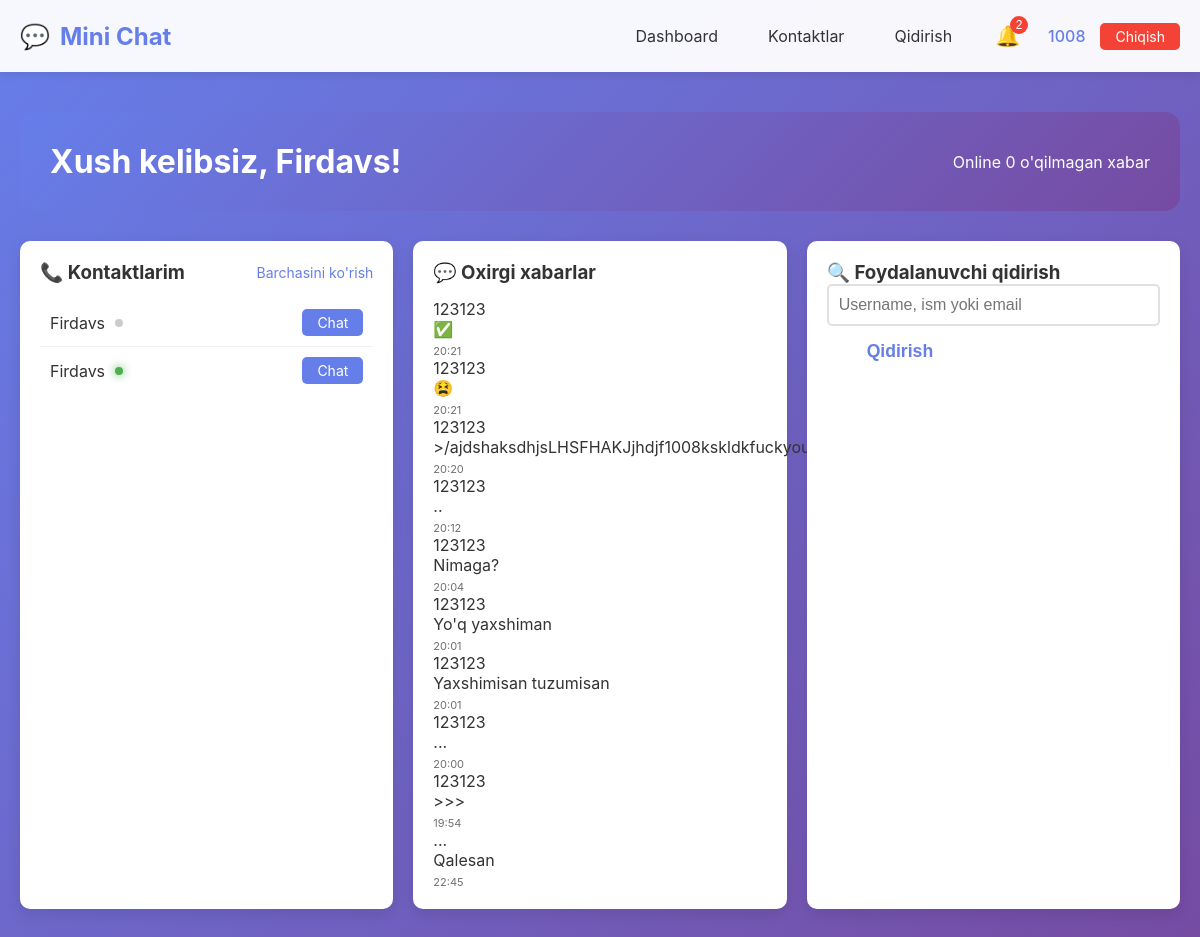
Page /dashboard (signed in) on the committed database.
### models.py (models this page shows, shortened)
class User(UserMixin, db.Model):
    __tablename__ = 'user'
    id = db.Column(db.Integer, primary_key=True)
    username = db.Column(db.String(80), unique=True, nullable=False)
    email = db.Column(db.String(120), unique=True, nullable=False)
    password_hash = db.Column(db.String(200), nullable=False)
    first_name = db.Column(db.String(50))
    last_name = db.Column(db.String(50))
    bio = db.Column(db.Text, nullable=True)
    profile_pic = db.Column(db.String(200), default='default.jpg')
    is_online = db.Column(db.Boolean, default=False)
    last_seen = db.Column(db.DateTime, default=datetime.now)
    created_at = db.Column(db.DateTime, default=datetime.now)
    sent_messages = db.relationship('Message',
                                   foreign_keys='Message.sender_id',
                                   backref='sender',
                                   lazy='dynamic')
    received_messages = db.relationship('Message',
                                      foreign_keys='Message.receiver_id',
                                      backref='receiver',
                                      lazy='dynamic')
    contact_list = db.relationship('User',
                                 secondary=contacts,
                                 primaryjoin=(contacts.c.user_id == id),
                                 secondaryjoin=(contacts.c.contact_id == id),
                                 backref=db.backref('added_by', lazy='dynamic'),
                                 lazy='dynamic')
    def get_contacts(self):
        return self.contact_list.all()
    def get_unread_messages_count(self):
        return Message.query.filter_by(receiver_id=self.id, is_read=False).count()

class Message(db.Model):
    __tablename__ = 'message'
    id = db.Column(db.Integer, primary_key=True)
    sender_id = db.Column(db.Integer, db.ForeignKey('user.id'), nullable=False)
    receiver_id = db.Column(db.Integer, db.ForeignKey('user.id'), nullable=False)
    content = db.Column(db.Text, nullable=False)
    timestamp = db.Column(db.DateTime, default=datetime.now)
    is_read = db.Column(db.Boolean, default=False)

### app.py (the view)
@app.route('/dashboard')
@login_required
def dashboard():
    recent_messages = Message.query.filter(
        (Message.sender_id == current_user.id) | (Message.receiver_id == current_user.id)
    ).order_by(Message.timestamp.desc()).limit(10).all()
    contacts = current_user.get_contacts()
    unread_count = current_user.get_unread_messages_count()
    return render_template('dashboard.html',
                         recent_messages=recent_messages,
                         contacts=contacts,
                         unread_count=unread_count)

### app.py (called while the page is built)
@login_manager.user_loader
def load_user(user_id):
    return User.query.get(int(user_id))

### templates/dashboard.html (shortened to what this page needs)
{% extends "base.html" %}
{% block content %}
<div class="dashboard">
    <div class="dashboard-header">
        <h1>Xush kelibsiz, {{ current_user.first_name or current_user.username }}!</h1>
        <div class="user-status">
            <span class="status-badge {% if current_user.is_online %}online{% else %}offline{% endif %}">
                {{ "Online" if current_user.is_online else "Offline" }}
            </span>
            <span class="unread-badge">{{ unread_count }} o'qilmagan xabar</span>
        </div>
    </div>
    <div class="dashboard-grid">
        <div class="dashboard-card">
            <div class="card-header">
                <h3>📞 Kontaktlarim</h3>
                <a href="{{ url_for('contacts') }}" class="card-link">Barchasini ko'rish</a>
            </div>
            <div class="contacts-list">
                {% if contacts %}
                    {% for contact in contacts[:5] %}
                        <div class="contact-item">
                            <div class="contact-info">
                                <span class="contact-name">{{ contact.first_name or contact.username }}</span>
                                <span class="contact-status {% if contact.is_online %}online{% endif %}"></span>
                            </div>
                            <a href="{{ url_for('chat', user_id=contact.id) }}" class="btn-chat">Chat</a>
                        </div>
                    {% endfor %}
                {% else %}
                    <p class="empty-state">Kontaktlar mavjud emas</p>
                    <a href="{{ url_for('search_users') }}" class="btn btn-secondary">Kontakt qidirish</a>
                {% endif %}
            </div>
        </div>
        <div class="dashboard-card">
            <div class="card-header">
                <h3>💬 Oxirgi xabarlar</h3>
            </div>
            <div class="recent-messages">
                {% if recent_messages %}
                    {% for message in recent_messages %}
                        {% set other_user = message.sender if message.receiver_id == current_user.id else message.receiver %}
                        <div class="message-preview {% if not message.is_read and message.receiver_id == current_user.id %}unread{% endif %}">
                            <div class="message-sender">{{ other_user.username }}</div>
                            <div class="message-content">{{ message.content[:50] }}{% if message.content|length > 50 %}...{% endif %}</div>
                            <div class="message-time">{{ message.timestamp.strftime('%H:%M') }}</div>
                        </div>
                    {% endfor %}
                {% else %}
                    <p class="empty-state">Hali xabarlar yo'q</p>
                {% endif %}
            </div>
        </div>
        <div class="dashboard-card">
            <h3>🔍 Foydalanuvchi qidirish</h3>
            <form action="{{ url_for('search_users') }}" method="GET" class="quick-search">
                <input type="text" name="search" placeholder="Username, ism yoki email" class="form-control">
                <button type="submit" class="btn btn-primary">Qidirish</button>
            </form>
        </div>
    </div>
</div>
{% endblock %}

### templates/base.html (shortened to what this page needs)
<!DOCTYPE html>
<html lang="uz">
<head>
    <link rel="stylesheet" href="{{ url_for('static', filename='style.css') }}">
</head>
<body>
    <nav class="navbar">
        <div class="nav-container">
            <div class="nav-brand">
                <a href="{{ url_for('index') }}" class="brand-link">
                    <span class="brand-icon">💬</span>
                    <span class="brand-text">Mini Chat</span>
                </a>
            </div>
            <div class="nav-menu">
                {% if current_user.is_authenticated %}
                    <a href="{{ url_for('dashboard') }}" class="nav-link">Dashboard</a>
                    <a href="{{ url_for('contacts') }}" class="nav-link">Kontaktlar</a>
                    <a href="{{ url_for('search_users') }}" class="nav-link">Qidirish</a>
                    <div class="notifications-dropdown">
                        <button class="notifications-btn" onclick="toggleNotifications()">
                            🔔
                            <span class="notification-badge" id="notificationBadge">0</span>
                        </button>
                    </div>
                    <div class="user-menu">
                        <span class="username">{{ current_user.username }}</span>
                        <a href="{{ url_for('logout') }}" class="logout-btn">Chiqish</a>
                    </div>
                {% else %}
                    <a href="{{ url_for('login') }}" class="nav-link">Kirish</a>
                    <a href="{{ url_for('register') }}" class="nav-link register-btn">Ro'yxatdan o'tish</a>
                {% endif %}
            </div>
        </div>
    </nav>
    <main class="main-content">
        <div class="container">
            {% block content %}{% endblock %}
        </div>
    </main>
</body>
</html>

### static/style.css (style rules this page uses)
* { margin: 0; padding: 0; box-sizing: border-box; }
body { font-family: -apple-system, BlinkMacSystemFont, 'Segoe UI', Roboto, Oxygen, Ubuntu, sans-serif; background: linear-gradient(135deg, #667eea 0%, #764ba2 100%); min-height: 100vh; color: #333; }
.container { max-width: 1200px; margin: 0 auto; padding: 20px; }
.username { font-weight: bold; color: #667eea; }
.form-control { width: 100%; padding: 10px; border: 2px solid #e0e0e0; border-radius: 5px; font-size: 1em; transition: border-color 0.3s; }
.dashboard { padding: 20px 0; }
.dashboard-header { display: flex; justify-content: space-between; align-items: center; margin-bottom: 30px; background: linear-gradient(135deg, #667eea 0%, #764ba2 100%); color: white; padding: 30px; border-radius: 15px; }
.dashboard-grid { display: grid; grid-template-columns: repeat(auto-fit, minmax(300px, 1fr)); gap: 20px; }
.dashboard-card { background: white; border-radius: 10px; padding: 20px; box-shadow: 0 5px 15px rgba(0,0,0,0.1); }
.card-header { display: flex; justify-content: space-between; align-items: center; margin-bottom: 15px; }
.card-header h3 { margin: 0; color: #333; }
.card-link { color: #667eea; text-decoration: none; font-size: 14px; }
.contact-item { display: flex; justify-content: space-between; align-items: center; padding: 10px; border-bottom: 1px solid #f0f0f0; }
.contact-item:last-child { border-bottom: none; }
.contact-info { display: flex; align-items: center; gap: 10px; }
.contact-status { width: 8px; height: 8px; border-radius: 50%; background: #ccc; }
.contact-status.online { background: #4CAF50; box-shadow: 0 0 10px #4CAF50; }
.btn-chat { background: #667eea; color: white; padding: 5px 15px; border-radius: 5px; text-decoration: none; font-size: 14px; transition: background 0.3s; }
.message-time { font-size: 11px; margin-top: 5px; opacity: 0.7; }
.notifications-dropdown { position: relative; display: inline-block; }
.notifications-btn { background: transparent; border: none; font-size: 20px; cursor: pointer; position: relative; padding: 8px; }
.notification-badge { position: absolute; top: 0; right: 0; background: #f44336; color: white; font-size: 12px; padding: 2px 5px; border-radius: 10px; min-width: 18px; text-align: center; }
.navbar { background: rgba(255, 255, 255, 0.95); box-shadow: 0 2px 10px rgba(0,0,0,0.1); position: sticky; top: 0; z-index: 1000; }
.nav-container { max-width: 1200px; margin: 0 auto; padding: 1rem 20px; display: flex; justify-content: space-between; align-items: center; }
.nav-brand .brand-link { display: flex; align-items: center; gap: 10px; text-decoration: none; font-size: 1.5rem; font-weight: bold; color: #667eea; }
.nav-menu { display: flex; gap: 20px; align-items: center; }
.nav-link { text-decoration: none; color: #333; padding: 8px 15px; border-radius: 5px; transition: all 0.3s; }
.user-menu { display: flex; align-items: center; gap: 15px; }
.username { font-weight: 500; color: #667eea; }
.logout-btn { background: #f44336; color: white; padding: 5px 15px; border-radius: 5px; text-decoration: none; font-size: 14px; }
.btn { padding: 15px 40px; border-radius: 30px; text-decoration: none; font-weight: bold; transition: all 0.3s; border: none; cursor: pointer; font-size: 1.1rem; }
.btn-primary { background: white; color: #667eea; }

### rows in the picture
User: username "1008", first_name "Firdavs", is_online "Online"
User: first_name "Firdavs", is_online False (drawn), username "..."
User: first_name "Firdavs", is_online True (drawn), username "123123"
Message: content "✅", timestamp "20:21"
Message: content "😫", timestamp "20:21"
Message: content ">/ajdshaksdhjsLHSFHAKJjhdjf1008kskldkfuckyoudjbfdn", timestamp "20:20"
Message: content "..", timestamp "20:12"
Message: content "Nimaga?", timestamp "20:04"
Message: content "Yo'q yaxshiman", timestamp "20:01"
Message: content "Yaxshimisan tuzumisan", timestamp "20:01"
Message: content "...", timestamp "20:00"
Message: content ">>>", timestamp "19:54"
Message: content "Qalesan", timestamp "22:45"

### other values in the picture
{{ unread_count }} "0"
